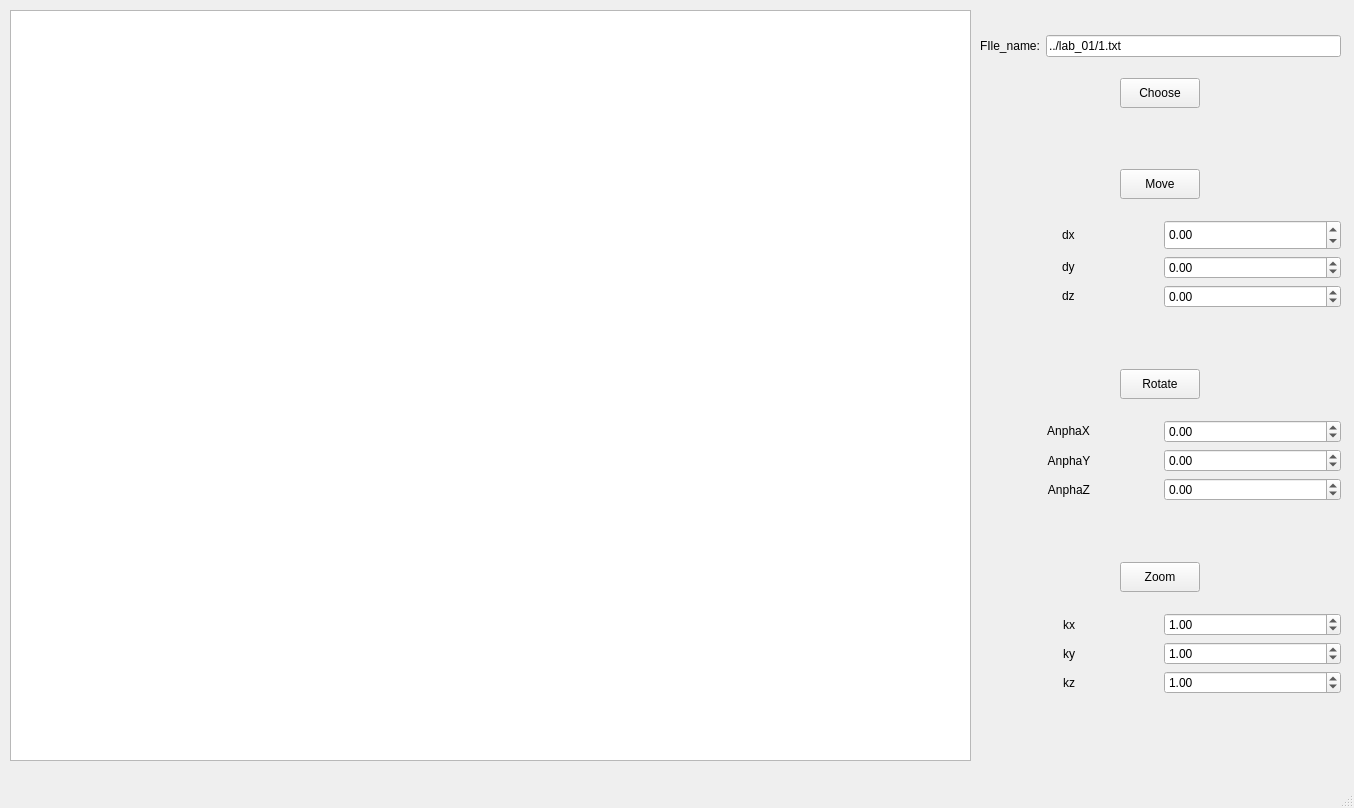
<?xml version="1.0" encoding="UTF-8"?>
<ui version="4.0">
 <class>MainWindow</class>
 <widget class="QMainWindow" name="MainWindow">
  <property name="geometry">
   <rect>
    <x>0</x>
    <y>0</y>
    <width>1354</width>
    <height>808</height>
   </rect>
  </property>
  <property name="minimumSize">
   <size>
    <width>1354</width>
    <height>808</height>
   </size>
  </property>
  <property name="maximumSize">
   <size>
    <width>1354</width>
    <height>808</height>
   </size>
  </property>
  <property name="windowTitle">
   <string>OOP Lab_01</string>
  </property>
  <property name="animated">
   <bool>true</bool>
  </property>
  <property name="dockOptions">
   <set>QMainWindow::AllowTabbedDocks|QMainWindow::AnimatedDocks</set>
  </property>
  <widget class="QWidget" name="centralwidget">
   <property name="enabled">
    <bool>true</bool>
   </property>
   <widget class="QWidget" name="verticalLayoutWidget">
    <property name="geometry">
     <rect>
      <x>980</x>
      <y>20</y>
      <width>361</width>
      <height>691</height>
     </rect>
    </property>
    <layout class="QVBoxLayout" name="verticalLayout">
     <item>
      <layout class="QHBoxLayout" name="horizontalLayout">
       <item>
        <widget class="QLabel" name="label">
         <property name="sizePolicy">
          <sizepolicy hsizetype="Minimum" vsizetype="Minimum">
           <horstretch>0</horstretch>
           <verstretch>0</verstretch>
          </sizepolicy>
         </property>
         <property name="text">
          <string>FIle_name:</string>
         </property>
         <property name="alignment">
          <set>Qt::AlignCenter</set>
         </property>
        </widget>
       </item>
       <item>
        <widget class="QLineEdit" name="lineEdit_file">
         <property name="text">
          <string>../lab_01/1.txt</string>
         </property>
         <property name="clearButtonEnabled">
          <bool>false</bool>
         </property>
        </widget>
       </item>
      </layout>
     </item>
     <item alignment="Qt::AlignHCenter">
      <widget class="QPushButton" name="pushButton_name">
       <property name="sizePolicy">
        <sizepolicy hsizetype="Minimum" vsizetype="Minimum">
         <horstretch>0</horstretch>
         <verstretch>0</verstretch>
        </sizepolicy>
       </property>
       <property name="maximumSize">
        <size>
         <width>200</width>
         <height>30</height>
        </size>
       </property>
       <property name="text">
        <string>Choose</string>
       </property>
       <property name="iconSize">
        <size>
         <width>20</width>
         <height>20</height>
        </size>
       </property>
      </widget>
     </item>
     <item>
      <spacer name="verticalSpacer">
       <property name="orientation">
        <enum>Qt::Vertical</enum>
       </property>
       <property name="sizeType">
        <enum>QSizePolicy::Minimum</enum>
       </property>
       <property name="sizeHint" stdset="0">
        <size>
         <width>20</width>
         <height>40</height>
        </size>
       </property>
      </spacer>
     </item>
     <item alignment="Qt::AlignHCenter">
      <widget class="QPushButton" name="pushButton_move">
       <property name="sizePolicy">
        <sizepolicy hsizetype="Minimum" vsizetype="Minimum">
         <horstretch>0</horstretch>
         <verstretch>0</verstretch>
        </sizepolicy>
       </property>
       <property name="maximumSize">
        <size>
         <width>100</width>
         <height>30</height>
        </size>
       </property>
       <property name="text">
        <string>Move</string>
       </property>
      </widget>
     </item>
     <item>
      <layout class="QGridLayout" name="gridLayout_2">
       <item row="2" column="0" alignment="Qt::AlignHCenter|Qt::AlignVCenter">
        <widget class="QLabel" name="label_4">
         <property name="text">
          <string>dz</string>
         </property>
        </widget>
       </item>
       <item row="0" column="0" alignment="Qt::AlignHCenter">
        <widget class="QLabel" name="label_2">
         <property name="sizePolicy">
          <sizepolicy hsizetype="Minimum" vsizetype="Minimum">
           <horstretch>0</horstretch>
           <verstretch>0</verstretch>
          </sizepolicy>
         </property>
         <property name="text">
          <string>dx</string>
         </property>
        </widget>
       </item>
       <item row="1" column="0" alignment="Qt::AlignHCenter|Qt::AlignVCenter">
        <widget class="QLabel" name="label_3">
         <property name="text">
          <string>dy</string>
         </property>
        </widget>
       </item>
       <item row="0" column="1">
        <widget class="QDoubleSpinBox" name="doubleSpinBox_movex">
         <property name="sizePolicy">
          <sizepolicy hsizetype="Minimum" vsizetype="Minimum">
           <horstretch>0</horstretch>
           <verstretch>0</verstretch>
          </sizepolicy>
         </property>
         <property name="maximumSize">
          <size>
           <width>16777215</width>
           <height>30</height>
          </size>
         </property>
         <property name="minimum">
          <double>-200.000000000000000</double>
         </property>
         <property name="maximum">
          <double>200.000000000000000</double>
         </property>
        </widget>
       </item>
       <item row="1" column="1">
        <widget class="QDoubleSpinBox" name="doubleSpinBox_movey">
         <property name="minimum">
          <double>-200.000000000000000</double>
         </property>
         <property name="maximum">
          <double>200.000000000000000</double>
         </property>
        </widget>
       </item>
       <item row="2" column="1">
        <widget class="QDoubleSpinBox" name="doubleSpinBox_movez">
         <property name="minimum">
          <double>-200.000000000000000</double>
         </property>
         <property name="maximum">
          <double>200.000000000000000</double>
         </property>
        </widget>
       </item>
      </layout>
     </item>
     <item>
      <spacer name="verticalSpacer_2">
       <property name="orientation">
        <enum>Qt::Vertical</enum>
       </property>
       <property name="sizeType">
        <enum>QSizePolicy::Minimum</enum>
       </property>
       <property name="sizeHint" stdset="0">
        <size>
         <width>20</width>
         <height>40</height>
        </size>
       </property>
      </spacer>
     </item>
     <item alignment="Qt::AlignHCenter">
      <widget class="QPushButton" name="pushButton_turn">
       <property name="sizePolicy">
        <sizepolicy hsizetype="Minimum" vsizetype="Minimum">
         <horstretch>0</horstretch>
         <verstretch>0</verstretch>
        </sizepolicy>
       </property>
       <property name="maximumSize">
        <size>
         <width>100</width>
         <height>30</height>
        </size>
       </property>
       <property name="text">
        <string>Rotate</string>
       </property>
      </widget>
     </item>
     <item>
      <layout class="QGridLayout" name="gridLayout_3">
       <item row="2" column="0">
        <widget class="QLabel" name="label_7">
         <property name="sizePolicy">
          <sizepolicy hsizetype="Minimum" vsizetype="Ignored">
           <horstretch>0</horstretch>
           <verstretch>0</verstretch>
          </sizepolicy>
         </property>
         <property name="maximumSize">
          <size>
           <width>16777215</width>
           <height>30</height>
          </size>
         </property>
         <property name="text">
          <string>AnphaZ</string>
         </property>
         <property name="alignment">
          <set>Qt::AlignCenter</set>
         </property>
        </widget>
       </item>
       <item row="0" column="0" alignment="Qt::AlignHCenter|Qt::AlignVCenter">
        <widget class="QLabel" name="label_5">
         <property name="sizePolicy">
          <sizepolicy hsizetype="Minimum" vsizetype="Minimum">
           <horstretch>0</horstretch>
           <verstretch>0</verstretch>
          </sizepolicy>
         </property>
         <property name="maximumSize">
          <size>
           <width>16777215</width>
           <height>30</height>
          </size>
         </property>
         <property name="text">
          <string>AnphaX</string>
         </property>
         <property name="alignment">
          <set>Qt::AlignCenter</set>
         </property>
        </widget>
       </item>
       <item row="1" column="0">
        <widget class="QLabel" name="label_6">
         <property name="sizePolicy">
          <sizepolicy hsizetype="Minimum" vsizetype="Minimum">
           <horstretch>0</horstretch>
           <verstretch>0</verstretch>
          </sizepolicy>
         </property>
         <property name="maximumSize">
          <size>
           <width>16777215</width>
           <height>30</height>
          </size>
         </property>
         <property name="text">
          <string>AnphaY</string>
         </property>
         <property name="alignment">
          <set>Qt::AlignCenter</set>
         </property>
        </widget>
       </item>
       <item row="0" column="1">
        <widget class="QDoubleSpinBox" name="doubleSpinBox_turnx">
         <property name="minimum">
          <double>-360.000000000000000</double>
         </property>
         <property name="maximum">
          <double>360.000000000000000</double>
         </property>
        </widget>
       </item>
       <item row="1" column="1">
        <widget class="QDoubleSpinBox" name="doubleSpinBox_turny">
         <property name="minimum">
          <double>-360.000000000000000</double>
         </property>
         <property name="maximum">
          <double>360.000000000000000</double>
         </property>
        </widget>
       </item>
       <item row="2" column="1">
        <widget class="QDoubleSpinBox" name="doubleSpinBox_turnz">
         <property name="minimum">
          <double>-360.000000000000000</double>
         </property>
         <property name="maximum">
          <double>360.000000000000000</double>
         </property>
        </widget>
       </item>
      </layout>
     </item>
     <item>
      <spacer name="verticalSpacer_3">
       <property name="orientation">
        <enum>Qt::Vertical</enum>
       </property>
       <property name="sizeType">
        <enum>QSizePolicy::Minimum</enum>
       </property>
       <property name="sizeHint" stdset="0">
        <size>
         <width>20</width>
         <height>40</height>
        </size>
       </property>
      </spacer>
     </item>
     <item alignment="Qt::AlignHCenter">
      <widget class="QPushButton" name="pushButton_scale">
       <property name="sizePolicy">
        <sizepolicy hsizetype="Minimum" vsizetype="Minimum">
         <horstretch>0</horstretch>
         <verstretch>0</verstretch>
        </sizepolicy>
       </property>
       <property name="maximumSize">
        <size>
         <width>100</width>
         <height>30</height>
        </size>
       </property>
       <property name="text">
        <string>Zoom</string>
       </property>
      </widget>
     </item>
     <item>
      <layout class="QGridLayout" name="gridLayout_4">
       <item row="0" column="0">
        <widget class="QLabel" name="label_8">
         <property name="sizePolicy">
          <sizepolicy hsizetype="Minimum" vsizetype="Minimum">
           <horstretch>0</horstretch>
           <verstretch>0</verstretch>
          </sizepolicy>
         </property>
         <property name="maximumSize">
          <size>
           <width>16777215</width>
           <height>30</height>
          </size>
         </property>
         <property name="text">
          <string>kx</string>
         </property>
         <property name="alignment">
          <set>Qt::AlignCenter</set>
         </property>
        </widget>
       </item>
       <item row="2" column="0">
        <widget class="QLabel" name="label_10">
         <property name="sizePolicy">
          <sizepolicy hsizetype="Minimum" vsizetype="Minimum">
           <horstretch>0</horstretch>
           <verstretch>0</verstretch>
          </sizepolicy>
         </property>
         <property name="maximumSize">
          <size>
           <width>16777215</width>
           <height>30</height>
          </size>
         </property>
         <property name="text">
          <string>kz</string>
         </property>
         <property name="alignment">
          <set>Qt::AlignCenter</set>
         </property>
        </widget>
       </item>
       <item row="1" column="0" alignment="Qt::AlignHCenter">
        <widget class="QLabel" name="label_9">
         <property name="sizePolicy">
          <sizepolicy hsizetype="Minimum" vsizetype="Minimum">
           <horstretch>0</horstretch>
           <verstretch>0</verstretch>
          </sizepolicy>
         </property>
         <property name="maximumSize">
          <size>
           <width>16777215</width>
           <height>30</height>
          </size>
         </property>
         <property name="text">
          <string>ky</string>
         </property>
         <property name="alignment">
          <set>Qt::AlignCenter</set>
         </property>
        </widget>
       </item>
       <item row="0" column="1">
        <widget class="QDoubleSpinBox" name="doubleSpinBox_kx">
         <property name="maximum">
          <double>10.000000000000000</double>
         </property>
         <property name="value">
          <double>1.000000000000000</double>
         </property>
        </widget>
       </item>
       <item row="1" column="1">
        <widget class="QDoubleSpinBox" name="doubleSpinBox_ky">
         <property name="maximum">
          <double>10.000000000000000</double>
         </property>
         <property name="value">
          <double>1.000000000000000</double>
         </property>
        </widget>
       </item>
       <item row="2" column="1">
        <widget class="QDoubleSpinBox" name="doubleSpinBox_kz">
         <property name="maximum">
          <double>10.000000000000000</double>
         </property>
         <property name="value">
          <double>1.000000000000000</double>
         </property>
        </widget>
       </item>
      </layout>
     </item>
    </layout>
   </widget>
   <widget class="QGraphicsView" name="graphicsView">
    <property name="geometry">
     <rect>
      <x>10</x>
      <y>10</y>
      <width>961</width>
      <height>751</height>
     </rect>
    </property>
   </widget>
  </widget>
  <widget class="QMenuBar" name="menubar">
   <property name="geometry">
    <rect>
     <x>0</x>
     <y>0</y>
     <width>1354</width>
     <height>22</height>
    </rect>
   </property>
  </widget>
  <widget class="QStatusBar" name="statusbar"/>
 </widget>
 <resources/>
 <connections/>
</ui>
